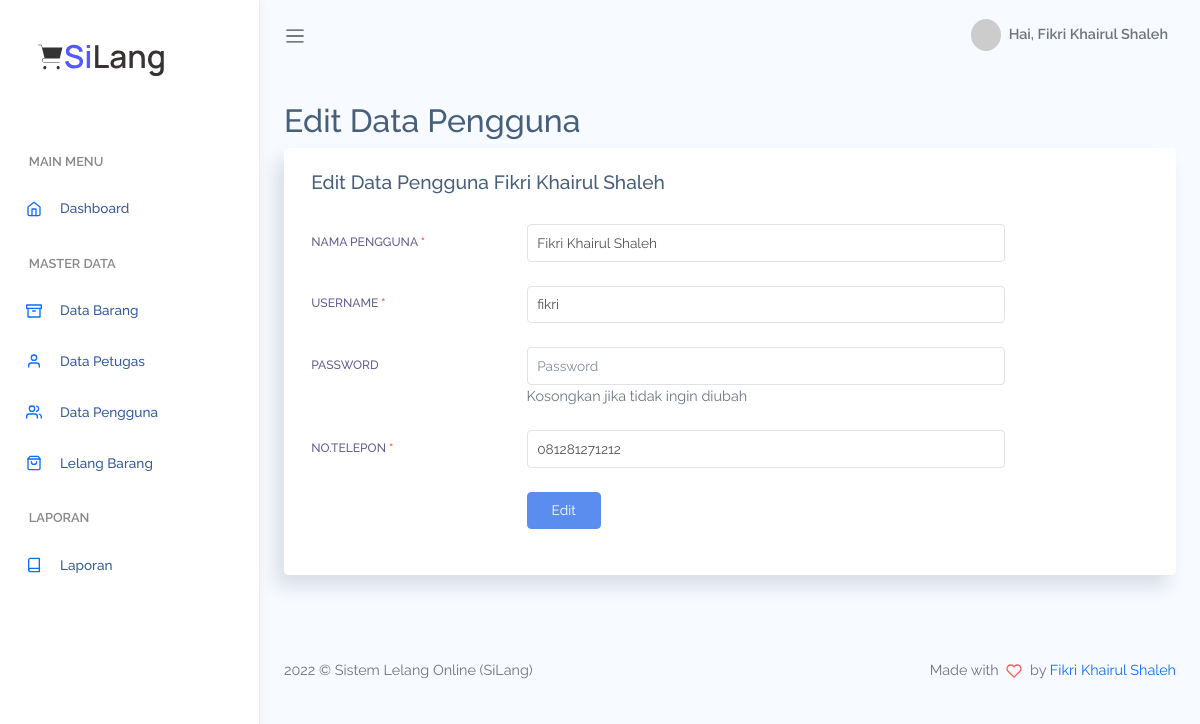
The page /pengguna/edit/1 (signed in) on the database its author committed.
### tables this page shows
CREATE TABLE `tb_masyarakat` (
  `id_user` int(11) NOT NULL,
  `nama_lengkap` varchar(25) NOT NULL,
  `username` varchar(25) NOT NULL,
  `password` varchar(255) NOT NULL,
  `telp` varchar(25) NOT NULL
);

### app/core/Controller.php (called while the page is built, shortened)
<?php
class Controller{
    public function view($view, $data = [])
    {
        require_once '../app/views/' . $view . '.php';
    }
    public function model($model)
    {
        return new $model;
    }
}

### app/controllers/Pengguna.php (called while the page is built, shortened)
<?php
class Pengguna extends Controller
{
    public function edit($id)
    {
        $data['title'] = 'Edit Data Pengguna';
        $data['dataPengguna'] = $this->model('M_user')->getDataPenggunaById($id);
        $this->view('page/backend/pengguna/edit', $data);
    }
}

### app/core/App.php (called while the page is built, shortened)
<?php
class App{
    protected $method = 'index';
    protected $params = [];
    public function __construct()
    {
        $url = $this->parseURL();
        if(isset($url[0])){
            if(file_exists('../app/controllers/' . $url[0] . '.php')){
                unset($url[0]);
            }else{
                http_response_code(404);
                require_once '../app/views/page/errors/404.php';
            }
        }else{
        }
        $this->controller = new $this->controller;
        if(isset($url[1])){
            if(method_exists($this->controller, $url[1])){
                $this->method = $url[1];
                unset($url[1]);
            }
        }
        if(!empty($url)){
            $this->params = array_values($url);
        }
        call_user_func_array([$this->controller, $this->method], $this->params);
    }
    public function parseURL()
    {
        if( isset($_GET['url'])){
            $url = rtrim($_GET['url'], '/');
            $url = filter_var($url, FILTER_SANITIZE_URL);
            $url = explode('/',$url);
            return $url;
        }
    }
}

### public/index.php (called while the page is built, shortened)
<?php
$app = new App;

### app/core/Database.php (called while the page is built, shortened)
<?php
class Database{
    private $host = DB_HOST;
    private $user = DB_USER;
    private $pass = DB_PASS;
    private $dbnm = DB_NAME;
    private $dbh;
    private $stmt;
    public function __construct()
    {
        $dsn = 'mysql:host='. $this->host .';dbname='. $this->dbnm;
        $option = [
            PDO::ATTR_PERSISTENT => true,
            PDO::ATTR_ERRMODE => PDO::ERRMODE_EXCEPTION
        ];
        try{
            $this->dbh = new PDO($dsn,$this->user,$this->pass, $option);
        }catch(PDOException $e){
            die($e->getMessage());
        }
    }
    public function query($query)
    {
        $this->stmt = $this->dbh->prepare($query);
    }
    public function bind($param, $value, $type = null)
    {
        if(is_null($type)){
            switch (true)
            {
                default:
                    $type = PDO::PARAM_STR;
            }
        }
        $this->stmt->bindValue($param, $value, $type);
    }
    public function execute()
    {
        $this->stmt->execute();
    }
    public function single()
    {
        $this->execute();
        return $this->stmt->fetch(PDO::FETCH_ASSOC);
    }
}

### app/models/M_user.php (called while the page is built, shortened)
<?php
class M_user {
    private $tableUser = "tb_masyarakat";
    private $db;
    public function __construct()
    {
        $this->db = new Database;
    }
    public function getDataPenggunaById($id)
    {
        $this->db->query("SELECT * FROM $this->tableUser WHERE id_user=:id");
        $this->db->bind('id', $id);
        return $this->db->single();
    }
}

### app/views/page/backend/pengguna/edit.php (the view)
<div class="main-content container-fluid">
<div class="page-title">
    <div class="row">
        <div class="col-12 col-md-6 order-md-1 order-last">
            <h3><?= $data['title'] ?></h3>
        </div>
    </div>
</div>
<section class="section">
    <div class="card">
        <div class="card-header">
            <h4 class="card-title"><?= $data['title'] .' '. $data['dataPengguna']['nama_lengkap'] ?></h4>
        </div>
        <div class="card-body">
            <form method="POST" action="<?= BASE_URL ?>/pengguna/update/<?= $data['dataPengguna']['id_user'] ?>">
                <div class="form-group row mb-4">
                    <label for="nama-pengguna" class="col-form-label text-md-right col-12 col-md-3 col-lg-3">Nama Pengguna <span
                            class="text-danger fw-bold">*</span></label>
                    <div class="col-sm-12 col-md-7">
                        <input type="text" id="nama-pengguna" name="nama_pengguna" class="form-control" value="<?= $data['dataPengguna']['nama_lengkap'] ?>" placeholder="Nama Pengguna" autocomplete="off" required>
                    </div>
                </div>
                <div class="form-group row mb-4">
                    <label for="username" class="col-form-label text-md-right col-12 col-md-3 col-lg-3">Username <span
                            class="text-danger fw-bold">*</span></label>
                    <div class="col-sm-12 col-md-7">
                        <input type="text" id="username" name="username" class="form-control"
                            placeholder="Username" value="<?= $data['dataPengguna']['username'] ?>" autocomplete="off"
                            required>
                    </div>
                </div>
                <div class="form-group row mb-4">
                    <label for="password" class="col-form-label text-md-right col-12 col-md-3 col-lg-3">Password </label>
                    <div class="col-sm-12 col-md-7">
                        <input type="password" id="password" name="password" class="form-control"
                            placeholder="Password" autocomplete="off">
                        <div class="text-muted">Kosongkan jika tidak ingin diubah</div>
                    </div>
                </div>
                <div class="form-group row mb-4">
                    <label for="telp" class="col-form-label text-md-right col-12 col-md-3 col-lg-3">No.Telepon <span
                            class="text-danger fw-bold">*</span></label>
                    <div class="col-sm-12 col-md-7">
                        <input type="number" id="telp" name="telp" class="form-control"
                            placeholder="Username" value="<?= $data['dataPengguna']['telp'] ?>" autocomplete="off"
                            required>
                    </div>
                </div>
                <div class="form-grup row mb-4">
                    <label class="col-form-label text-md-right col-12 col-md-3 col-lg-3"></label>
                    <div class="col-sm-12 col-md-7">
                        <button type="submit" name="submit" class="btn btn-primary">Edit</button>
                    </div>
                </div>
            </form>
        </div>
    </div>
</section>
</div>

### public/assets/css/app.css (style rules this page uses)
* { font-family:Raleway }
#main .main-content { padding:2rem 1.5rem }
#main .main-content .page-title h3 { font-size:2rem }
a,button { outline:0 }
.btn.btn-danger,.btn.btn-dark,.btn.btn-info,.btn.btn-light,.btn.btn-link,.btn.btn-primary,.btn.btn-secondary,.btn.btn-success,.btn.btn-warning { color:#fff }
.form-group { margin-bottom:.7rem }
.form-group label { font-size:.755rem;text-transform:uppercase;color:rgba(35,28,99,.7);font-weight:500 }
.card { box-shadow:-8px 12px 18px 0 rgba(25,42,70,.13);margin-bottom:2.2rem }
.card .card-header { border:none }
.card .card-header h4 { font-size:1.2rem }
.card .card-header~.card-body { padding-top:0 }
.card .card-title { font-size:1.2rem }
.card .card-body { padding:1.4rem 1.7rem }

### rows shown on the page
tb_masyarakat: nama_lengkap "Fikri Khairul Shaleh", nama_pengguna "Fikri Khairul Shaleh", username "fikri", telp "081281271212"

### other values the page prints
$nama "Fikri Khairul Shaleh"
$data['title'] "Edit Data Pengguna"
APP_NAME "Sistem Lelang Online (SiLang)"
AUTHOR "Fikri Khairul Shaleh"
